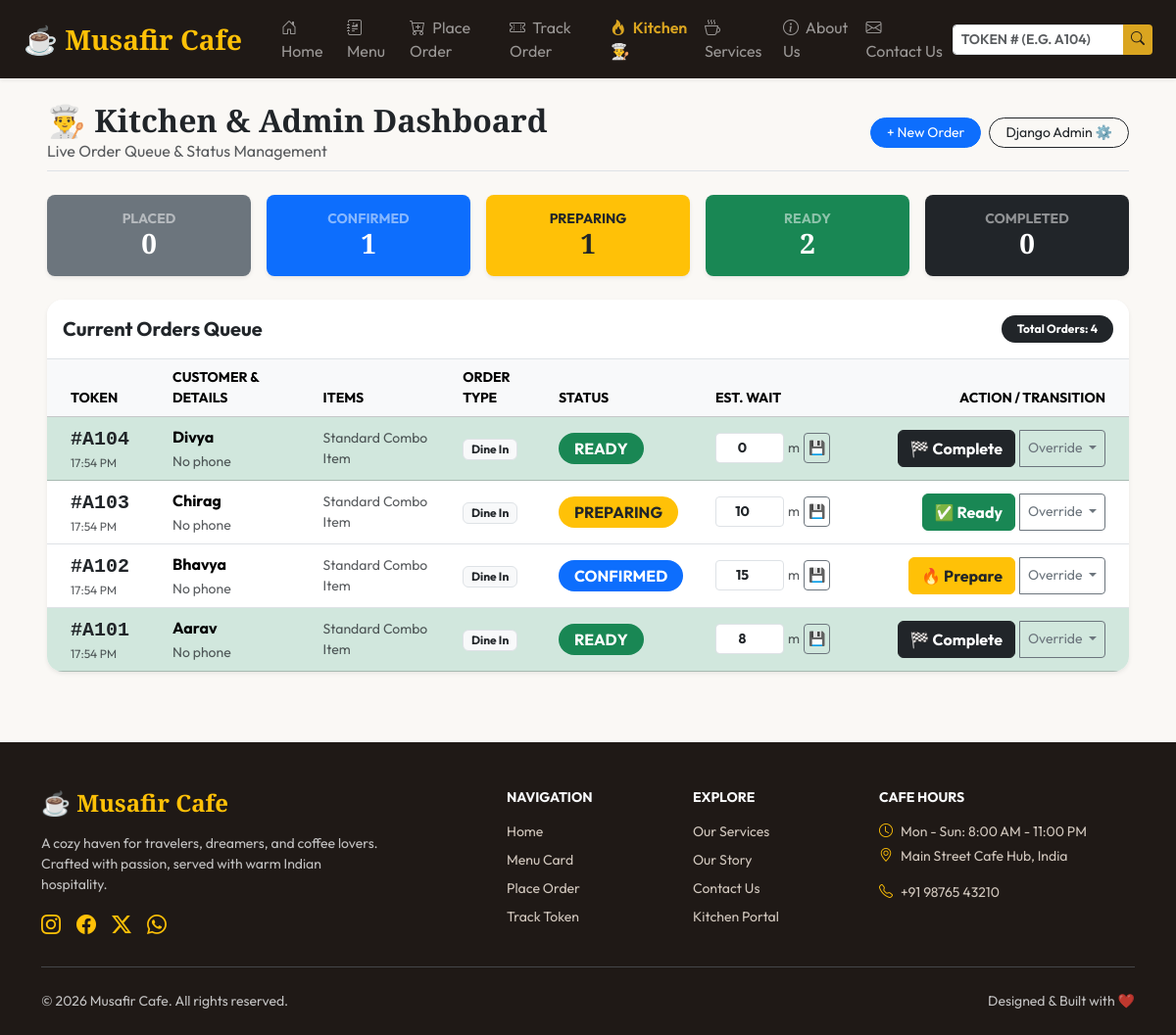
The page /kitchen/ on the database its author committed.
### main/models.py (models this page shows, shortened)
class Order(models.Model):
    ORDER_TYPE_CHOICES = [
        ('dine_in', 'Dine In'),
        ('takeaway', 'Takeaway'),
        ('delivery', 'Delivery'),
    ]
    PAYMENT_METHOD_CHOICES = [
        ('gpay', 'GPay'),
        ('card', 'Debit/Credit Card'),
        ('cash', 'Cash'),
    ]
    PAYMENT_STATUS_CHOICES = [
        ('pending', 'Pending'),
        ('paid', 'Paid'),
        ('failed', 'Failed'),
    ]
    STATUS_CHOICES = [
        ('placed', 'Placed'),
        ('confirmed', 'Confirmed'),
        ('preparing', 'Preparing'),
        ('ready', 'Ready'),
        ('completed', 'Completed'),
        ('cancelled', 'Cancelled'),
    ]
    customer_name = models.CharField(max_length=150)
    customer_phone = models.CharField(max_length=20)
    customer_email = models.EmailField(blank=True, null=True)
    order_type = models.CharField(max_length=20, choices=ORDER_TYPE_CHOICES, default='dine_in')
    payment_method = models.CharField(max_length=20, choices=PAYMENT_METHOD_CHOICES, default='cash')
    payment_status = models.CharField(max_length=20, choices=PAYMENT_STATUS_CHOICES, default='pending')
    subtotal = models.DecimalField(max_digits=10, decimal_places=2, default=0.00)
    addon_total = models.DecimalField(max_digits=10, decimal_places=2, default=0.00)
    discount = models.DecimalField(max_digits=10, decimal_places=2, default=0.00)
    cod_charge = models.DecimalField(max_digits=10, decimal_places=2, default=0.00)
    total = models.DecimalField(max_digits=10, decimal_places=2, default=0.00)
    status = models.CharField(max_length=20, choices=STATUS_CHOICES, default='placed')
    token_number = models.CharField(max_length=20, unique=True, blank=True, null=True)
    estimated_wait_minutes = models.IntegerField(default=15)
    created_at = models.DateTimeField(auto_now_add=True)
    class Meta:
        ordering = ['-created_at']

### main/views.py (the view)
# urls.py: path("kitchen/", views.kitchen_dashboard, name="kitchen_dashboard"),
def kitchen_dashboard(request):
    orders = Order.objects.all().order_by('-created_at')
    active_orders = orders.exclude(status__in=['completed', 'cancelled'])
    placed_count = orders.filter(status='placed').count()
    confirmed_count = orders.filter(status='confirmed').count()
    preparing_count = orders.filter(status='preparing').count()
    ready_count = orders.filter(status='ready').count()
    completed_count = orders.filter(status='completed').count()
    return render(request, 'kitchen_dashboard.html', {
        'orders': orders,
        'active_orders': active_orders,
        'placed_count': placed_count,
        'confirmed_count': confirmed_count,
        'preparing_count': preparing_count,
        'ready_count': ready_count,
        'completed_count': completed_count,
        'status_choices': Order.STATUS_CHOICES,
    })

### template/kitchen_dashboard.html (shortened to what this page needs)
{% extends 'base.html' %}
{% block body %}
<div class="container-fluid py-4 px-md-5">
    <div class="d-flex flex-wrap justify-content-between align-items-center mb-4 pb-2 border-bottom">
        <div>
            <h2 class="fw-bold m-0 text-dark">👨‍🍳 Kitchen & Admin Dashboard</h2>
            <p class="text-muted m-0">Live Order Queue & Status Management</p>
        </div>
        <div class="d-flex gap-2 align-items-center">
            <a href="{% url 'place_order' %}" class="btn btn-sm btn-primary rounded-pill px-3">
                + New Order
            </a>
            <a href="{% url 'admin:index' %}" target="_blank" class="btn btn-sm btn-outline-dark rounded-pill px-3">
                Django Admin ⚙️
            </a>
        </div>
    </div>
    <div class="row g-3 mb-4">
        <div class="col-6 col-md">
            <div class="card border-0 shadow-sm rounded-3 bg-secondary text-white">
                <div class="card-body py-3 text-center">
                    <h6 class="text-uppercase small fw-bold text-white-50 m-0">Placed</h6>
                    <h3 class="fw-bolder m-0">{{ placed_count }}</h3>
                </div>
            </div>
        </div>
        <div class="col-6 col-md">
            <div class="card border-0 shadow-sm rounded-3 bg-primary text-white">
                <div class="card-body py-3 text-center">
                    <h6 class="text-uppercase small fw-bold text-white-50 m-0">Confirmed</h6>
                    <h3 class="fw-bolder m-0">{{ confirmed_count }}</h3>
                </div>
            </div>
        </div>
        <div class="col-6 col-md">
            <div class="card border-0 shadow-sm rounded-3 bg-warning text-dark">
                <div class="card-body py-3 text-center">
                    <h6 class="text-uppercase small fw-bold text-dark-50 m-0">Preparing</h6>
                    <h3 class="fw-bolder m-0">{{ preparing_count }}</h3>
                </div>
            </div>
        </div>
        <div class="col-6 col-md">
            <div class="card border-0 shadow-sm rounded-3 bg-success text-white">
                <div class="card-body py-3 text-center">
                    <h6 class="text-uppercase small fw-bold text-white-50 m-0">Ready</h6>
                    <h3 class="fw-bolder m-0">{{ ready_count }}</h3>
                </div>
            </div>
        </div>
        <div class="col-6 col-md">
            <div class="card border-0 shadow-sm rounded-3 bg-dark text-white">
                <div class="card-body py-3 text-center">
                    <h6 class="text-uppercase small fw-bold text-white-50 m-0">Completed</h6>
                    <h3 class="fw-bolder m-0">{{ completed_count }}</h3>
                </div>
            </div>
        </div>
    </div>
    <div class="card border-0 shadow-sm rounded-4 overflow-hidden">
        <div class="card-header bg-white py-3 border-bottom d-flex justify-content-between align-items-center">
            <h5 class="fw-bold m-0">Current Orders Queue</h5>
            <span class="badge bg-dark rounded-pill px-3 py-2">Total Orders: {{ orders|length }}</span>
        </div>
        <div class="card-body p-0">
            {% if orders %}
            <div class="table-responsive">
                <table class="table table-hover align-middle mb-0">
                    <thead class="table-light text-uppercase small text-muted">
                        <tr>
                            <th class="ps-4" style="width: 120px;">Token</th>
                            <th>Customer & Details</th>
                            <th>Items</th>
                            <th>Order Type</th>
                            <th style="width: 160px;">Status</th>
                            <th style="width: 150px;">Est. Wait</th>
                            <th class="pe-4 text-end" style="width: 280px;">Action / Transition</th>
                        </tr>
                    </thead>
                    <tbody>
                        {% for order in orders %}
                        <tr class="{% if order.status == 'ready' %}table-success{% elif order.status == 'completed' %}opacity-75{% endif %}">
                            <td class="ps-4">
                                <a href="{% url 'order_tracking' token=order.token_number %}"
                                   class="font-monospace fw-bolder fs-5 text-decoration-none text-dark d-block">
                                    #{{ order.token_number }}
                                </a>
                                <small class="text-muted d-block" style="font-size: 0.75rem;">{{ order.created_at|date:"H:i A" }}</small>
                            </td>
                            <td>
                                <strong class="d-block">{{ order.customer_name }}</strong>
                                <small class="text-muted">{{ order.customer_phone|default:"No phone" }}</small>
                            </td>
                            <td>
                                <ul class="list-unstyled m-0 small">
                                    {% for item in order.items.all %}
                                    <li><span class="badge bg-secondary me-1">{{ item.quantity }}x</span> {{ item.menu_item.name }}</li>
                                    {% empty %}
                                    <li class="text-muted">Standard Combo Item</li>
                                    {% endfor %}
                                </ul>
                            </td>
                            <td>
                                <span class="badge bg-light text-dark border text-capitalize">
                                    {{ order.get_order_type_display }}
                                </span>
                            </td>
                            <td>
                                <span class="badge rounded-pill text-uppercase px-3 py-2 fs-6
                                      {% if order.status == 'placed' %}bg-secondary
                                      {% elif order.status == 'confirmed' %}bg-primary
                                      {% elif order.status == 'preparing' %}bg-warning text-dark
                                      {% elif order.status == 'ready' %}bg-success
                                      {% elif order.status == 'completed' %}bg-dark
                                      {% else %}bg-danger{% endif %}">
                                    {{ order.get_status_display }}
                                </span>
                            </td>
                            <td>
                                <form action="{% url 'update_order_status' token=order.token_number %}" method="POST" class="d-flex align-items-center gap-1">
                                    <input type="number" name="estimated_wait_minutes" value="{{ order.estimated_wait_minutes }}"
                                           class="form-control form-control-sm text-center fw-bold" style="width: 70px;" min="0">
                                    <span class="small text-muted">m</span>
                                    <button type="submit" class="btn btn-sm btn-outline-secondary p-1" title="Save wait time">💾</button>
                                </form>
                            </td>
                            <td class="pe-4 text-end">
                                <div class="btn-group btn-group-sm" role="group">
                                    {% if order.status == 'placed' %}
                                    <form action="{% url 'update_order_status' token=order.token_number %}" method="POST" class="d-inline">
                                        {% csrf_token %}
                                        <input type="hidden" name="status" value="confirmed">
                                        <button type="submit" class="btn btn-primary font-sans-serif fw-bold">
                                            ➡️ Confirm
                                        </button>
                                    </form>
                                    {% elif order.status == 'confirmed' %}
                                    <form action="{% url 'update_order_status' token=order.token_number %}" method="POST" class="d-inline">
                                        <button type="submit" class="btn btn-warning text-dark font-sans-serif fw-bold">
                                            🔥 Prepare
                                        </button>
                                    </form>
                                    {% elif order.status == 'preparing' %}
                                    <form action="{% url 'update_order_status' token=order.token_number %}" method="POST" class="d-inline">
                                        <button type="submit" class="btn btn-success font-sans-serif fw-bold">
                                            ✅ Ready
                                        </button>
                                    </form>
                                    {% elif order.status == 'ready' %}
                                    <form action="{% url 'update_order_status' token=order.token_number %}" method="POST" class="d-inline">
                                        <button type="submit" class="btn btn-dark font-sans-serif fw-bold">
                                            🏁 Complete
                                        </button>
                                    </form>
                                    {% else %}
                                    <span class="text-muted small">Done</span>
                                    {% endif %}
                                    <button class="btn btn-outline-secondary dropdown-toggle ms-1" type="button" data-bs-toggle="dropdown" aria-expanded="false">
                                        Override
                                    </button>
                                </div>
                            </td>
                        </tr>
                        {% endfor %}
                    </tbody>
                </table>
            </div>
            {% else %}
            <div class="text-center py-5">
                <h5 class="text-muted">No orders in queue right now.</h5>
                <a href="{% url 'place_order' %}" class="btn btn-sm btn-outline-primary mt-2">Place Test Order</a>
            </div>
            {% endif %}
        </div>
    </div>
</div>
{% endblock body %}

### rows shown on the page
Order: token_number "A104", created_at "17:54 PM", customer_name "Divya", customer_phone "No phone", order_type "Dine In", status "READY", estimated_wait_minutes "0", shows "🏁 Complete"
Order: token_number "A103", created_at "17:54 PM", customer_name "Chirag", customer_phone "No phone", order_type "Dine In", status "PREPARING", estimated_wait_minutes "10", shows "✅ Ready"
Order: token_number "A102", created_at "17:54 PM", customer_name "Bhavya", customer_phone "No phone", order_type "Dine In", status "CONFIRMED", estimated_wait_minutes "15", shows "🔥 Prepare"
Order: token_number "A101", created_at "17:54 PM", customer_name "Aarav", customer_phone "No phone", order_type "Dine In", status "READY", estimated_wait_minutes "8", shows "🏁 Complete"

### other values the page prints
{{ placed_count }} "0"
{{ confirmed_count }} "1"
{{ preparing_count }} "1"
{{ ready_count }} "2"
{{ completed_count }} "0"
{{ orders|length }} "4"
